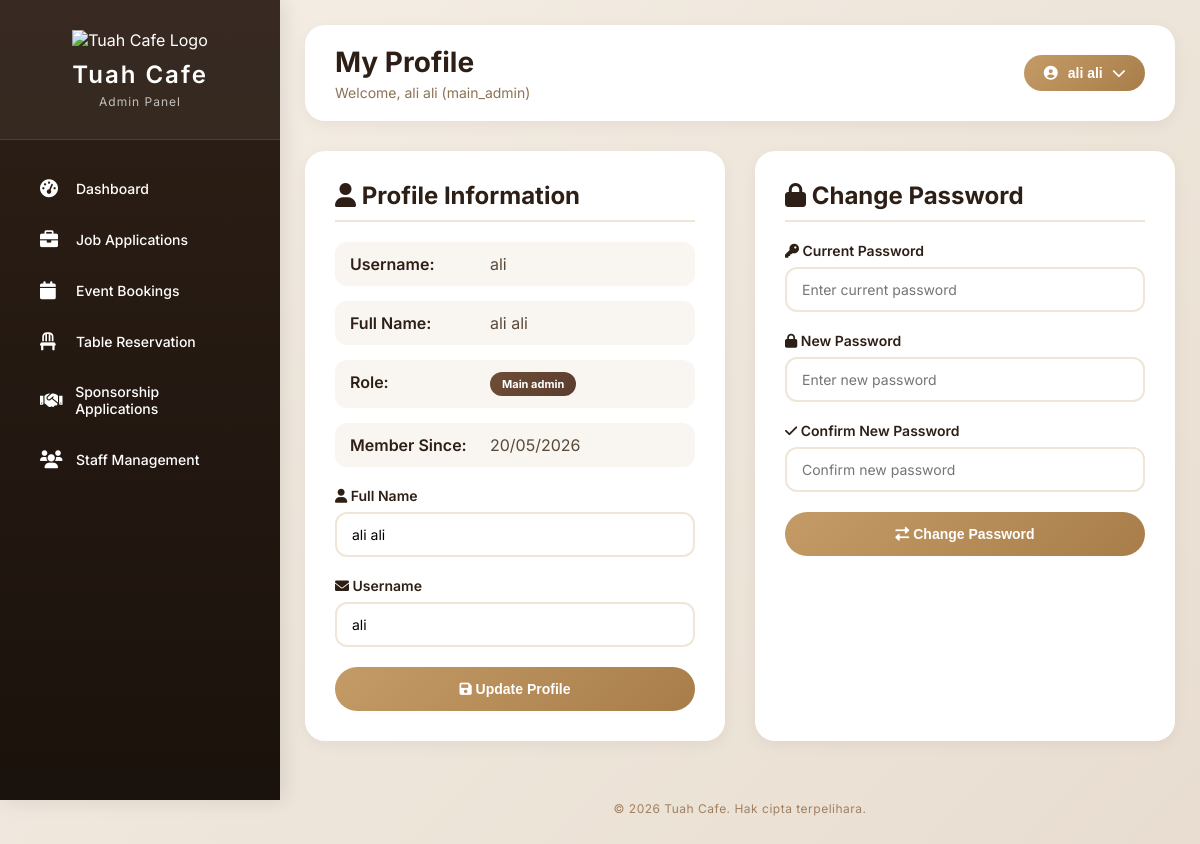
The page /admin/profile.php (signed in) on the database its author committed.
### tables this page shows
CREATE TABLE `users` (
  `id` int(11) NOT NULL,
  `username` varchar(50) NOT NULL,
  `password` varchar(255) NOT NULL,
  `name` varchar(100) NOT NULL,
  `role` enum('admin','staff','main_admin') DEFAULT 'staff',
  `created_at` timestamp NOT NULL DEFAULT current_timestamp()
);

### admin/profile.php (the view, shortened to what this page needs)
<?php
require_once '../config/database.php';
$user_id = $_SESSION['user_id'];
$stmt = $conn->prepare("SELECT id, username, name, role, created_at FROM users WHERE id = ?");
$stmt->bind_param("i", $user_id);
$stmt->execute();
$user = $stmt->get_result()->fetch_assoc();
?>
<!DOCTYPE html>
<html lang="en">
<head>
    <link rel="stylesheet" href="https://cdnjs.cloudflare.com/ajax/libs/font-awesome/6.0.0/css/all.min.css">
</head>
<body>
<div class="sidebar">
    <div class="sidebar-header">
        <img src="../logo.png" alt="Tuah Cafe Logo" style="width: 60px; height: auto; margin-bottom: 10px;">
        <h2>Tuah Cafe</h2>
        <p>Admin Panel</p>
    </div>
    <ul class="sidebar-nav">
        <li onclick="location.href='dashboard.php'">
            <a href="#"><i class="fas fa-tachometer-alt"></i> Dashboard</a>
        </li>
        <li onclick="location.href='dashboard.php#applications'">
            <a href="#"><i class="fas fa-briefcase"></i> Job Applications</a>
        </li>
        <li onclick="location.href='dashboard.php#event-bookings'">
            <a href="#"><i class="fas fa-calendar"></i> Event Bookings</a>
        </li>
        <li onclick="location.href='dashboard.php#table-reservation'">
            <a href="#"><i class="fas fa-chair"></i> Table Reservation</a>
        </li>
        <li onclick="location.href='dashboard.php#sponsorships'">
            <a href="#"><i class="fas fa-handshake"></i> Sponsorship Applications</a>
        </li>
        <?php if ($_SESSION['role'] == 'admin' || $_SESSION['role'] == 'main_admin'): ?>
        <li onclick="location.href='admin_staff.php'">
            <a href="#"><i class="fas fa-users"></i> Staff Management</a>
        </li>
        <?php endif; ?>
    </ul>
</div>
<div class="main-content">
    <div class="top-header">
        <div>
            <h1>My Profile</h1>
            <p>Welcome, <?php echo htmlspecialchars($_SESSION['name']); ?> (<?php echo htmlspecialchars($_SESSION['role']); ?>)</p>
        </div>
        <div class="profile-dropdown">
            <button class="profile-btn" onclick="toggleDropdown()">
                <i class="fas fa-user-circle"></i>
                <?php echo htmlspecialchars($_SESSION['name']); ?>
                <i class="fas fa-chevron-down"></i>
            </button>
        </div>
    </div>
    <div class="content-wrapper">
        <div class="two-columns">
            <div class="profile-card">
                <h2><i class="fas fa-user"></i> Profile Information</h2>
                <div class="info-row">
                    <div class="info-label">Username:</div>
                    <div class="info-value"><?php echo htmlspecialchars($user['username']); ?></div>
                </div>
                <div class="info-row">
                    <div class="info-label">Full Name:</div>
                    <div class="info-value"><?php echo htmlspecialchars($user['name']); ?></div>
                </div>
                <div class="info-row">
                    <div class="info-label">Role:</div>
                    <div class="info-value">
                        <span class="role-badge role-<?php echo $user['role']; ?>">
                            <?php echo ucfirst(str_replace('_', ' ', $user['role'])); ?>
                        </span>
                    </div>
                </div>
                <div class="info-row">
                    <div class="info-label">Member Since:</div>
                    <div class="info-value"><?php echo date('d/m/Y', strtotime($user['created_at'])); ?></div>
                </div>
                <form method="POST" style="margin-top: 20px;">
                    <div class="form-group">
                        <label><i class="fas fa-user"></i> Full Name</label>
                        <input type="text" name="name" value="<?php echo htmlspecialchars($user['name']); ?>" required>
                    </div>
                    <div class="form-group">
                        <label><i class="fas fa-envelope"></i> Username</label>
                        <input type="text" name="username" value="<?php echo htmlspecialchars($user['username']); ?>" required>
                    </div>
                    <button type="submit" name="update_profile" class="btn-submit">
                        <i class="fas fa-save"></i> Update Profile
                    </button>
                </form>
            </div>
            <div class="profile-card">
                <h2><i class="fas fa-lock"></i> Change Password</h2>
                <form method="POST">
                    <div class="form-group">
                        <label><i class="fas fa-key"></i> Current Password</label>
                        <input type="password" name="current_password" placeholder="Enter current password" required>
                    </div>
                    <div class="form-group">
                        <label><i class="fas fa-lock"></i> New Password</label>
                        <input type="password" name="new_password" placeholder="Enter new password" required>
                    </div>
                    <div class="form-group">
                        <label><i class="fas fa-check"></i> Confirm New Password</label>
                        <input type="password" name="confirm_password" placeholder="Confirm new password" required>
                    </div>
                    <button type="submit" name="change_password" class="btn-submit">
                        <i class="fas fa-exchange-alt"></i> Change Password
                    </button>
                </form>
            </div>
        </div>
    </div>
    <footer class="simple-footer">
        <p>© 2026 Tuah Cafe. Hak cipta terpelihara.</p>
    </footer>
</div>
</body>
</html>

### admin/profile.php (style rules this page uses)
* { margin: 0; padding: 0; box-sizing: border-box; }
body { font-family: 'Inter', 'Segoe UI', Tahoma, Geneva, Verdana, sans-serif; background: linear-gradient(135deg, #f5efe6 0%, #e8ddd0 100%); display: flex; }
.sidebar { width: 280px; background: linear-gradient(180deg, #2d1f16 0%, #1a120c 100%); color: white; height: 100vh; position: fixed; left: 0; top: 0; overflow-y: auto; box-shadow: 4px 0 20px rgba(0,0,0,0.1); }
.sidebar-header { padding: 30px 20px; text-align: center; border-bottom: 1px solid rgba(255,255,255,0.1); background: rgba(255,255,255,0.05); }
.sidebar-header h2 { font-size: 24px; margin-bottom: 5px; letter-spacing: 2px; font-weight: 600; }
.sidebar-header p { font-size: 12px; opacity: 0.7; letter-spacing: 1px; }
.sidebar-nav { list-style: none; padding: 20px 0 30px 0; }
.sidebar-nav li { padding: 14px 25px; transition: all 0.3s ease; cursor: pointer; margin: 5px 15px; border-radius: 12px; }
.sidebar-nav li a { color: white; text-decoration: none; display: flex; align-items: center; gap: 12px; font-size: 14px; font-weight: 500; }
.sidebar-nav li a i { width: 24px; font-size: 18px; }
.main-content { margin-left: 280px; flex: 1; padding: 25px; min-height: 100vh; display: flex; flex-direction: column; }
.content-wrapper { flex: 1; }
.top-header { background: white; padding: 20px 30px; border-radius: 20px; margin-bottom: 30px; box-shadow: 0 4px 15px rgba(0,0,0,0.05); display: flex; justify-content: space-between; align-items: center; }
.top-header h1 { font-size: 28px; color: #2d1f16; font-weight: 700; }
.top-header p { color: #8b7355; font-size: 14px; margin-top: 5px; }
.profile-dropdown { position: relative; display: inline-block; }
.profile-btn { background: linear-gradient(135deg, #c49b66, #a87d4a); color: white; padding: 10px 20px; border-radius: 50px; cursor: pointer; display: flex; align-items: center; gap: 10px; font-size: 14px; font-weight: 600; border: none; transition: all 0.3s ease; }
.profile-card { background: white; border-radius: 20px; padding: 30px; box-shadow: 0 4px 15px rgba(0,0,0,0.05); }
.profile-card h2 { color: #2d1f16; font-size: 24px; margin-bottom: 20px; padding-bottom: 10px; border-bottom: 2px solid #f0e6d8; font-weight: 700; }
.info-row { display: flex; margin-bottom: 15px; padding: 12px 15px; background: #f9f5f0; border-radius: 12px; }
.info-label { width: 140px; font-weight: 600; color: #2d1f16; }
.info-value { flex: 1; color: #5a4a3a; }
.form-group { margin-bottom: 20px; }
.form-group label { display: block; color: #2d1f16; font-weight: 600; margin-bottom: 8px; font-size: 14px; }
.form-group input { width: 100%; padding: 12px 15px; border: 2px solid #f0e6d8; border-radius: 12px; font-size: 14px; transition: all 0.2s ease; font-family: inherit; }
.btn-submit { background: linear-gradient(135deg, #c49b66, #a87d4a); color: white; padding: 14px 24px; border: none; border-radius: 50px; cursor: pointer; font-weight: 600; font-size: 14px; transition: all 0.3s ease; width: 100%; }
.two-columns { display: grid; grid-template-columns: 1fr 1fr; gap: 30px; }
.role-badge { display: inline-block; padding: 5px 12px; border-radius: 50px; font-size: 11px; font-weight: 700; }
.role-main_admin { background: linear-gradient(135deg, #6f4e37, #5a3d2e); color: white; }
.simple-footer { text-align: center; padding: 30px 20px 15px 20px; margin-top: 30px; }
.simple-footer p { color: #a08060; font-size: 12px; margin: 0; letter-spacing: 0.5px; }

### rows shown on the page
users: username "ali", name "ali ali", role "Main admin", created_at "20/05/2026"

### other values the page prints
$_SESSION['name'] "ali ali"
$_SESSION['role'] "main_admin"
